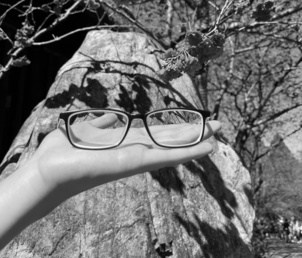
#> input picture hw2/input.jpeg, 302 x 258 px
$ python code.py
#> lines starting #> are read from the running program, lines starting #| are printed output that depends on the picture
import cv2
import numpy as np
from matplotlib import pyplot as plt

d_2 = np.array([
    [0, 128, 32, 160],
    [192, 64, 224, 96],
    [48, 176, 16, 144],
    [240, 112, 208, 80],
])
d_1 = np.array([
    [0, 56],
    [84, 28],
])

# (A)

image = np.array(cv2.imread("input.jpeg", cv2.IMREAD_GRAYSCALE))
#> image is the input picture: shape (258, 302); min 0, max 253, mean 111.9

D = d_2
while D.shape[0] < image.shape[0]:
    D = np.vstack((D, D))
while D.shape[1] < image.shape[1]:
    D = np.hstack((D, D))
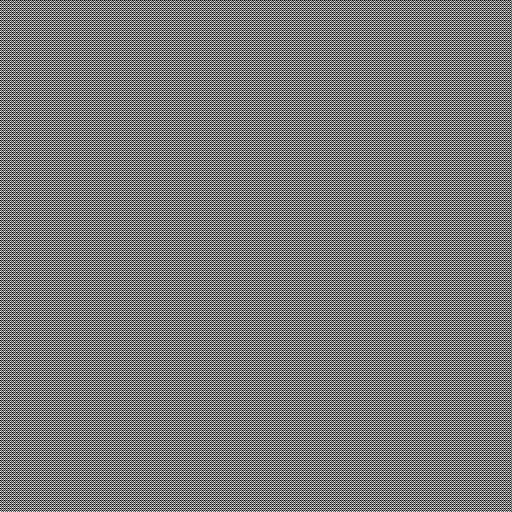
#> D: shape (512, 512) int64; min 0, max 240, mean 120

for i in range(image.shape[0]):
    for j in range(image.shape[1]):
        image[i][j] = 255 if image[i][j] > D[i][j] else 0
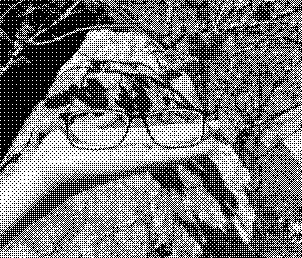
#> image: shape (258, 302); 46.8% white in thin lines or dots

cv2.imwrite('output-a.jpeg', image)

# (B)

image = np.array(cv2.imread("input.jpeg", cv2.IMREAD_GRAYSCALE))

D = d_1
while D.shape[0] < image.shape[0]:
    D = np.vstack((D, D))
while D.shape[1] < image.shape[1]:
    D = np.hstack((D, D))
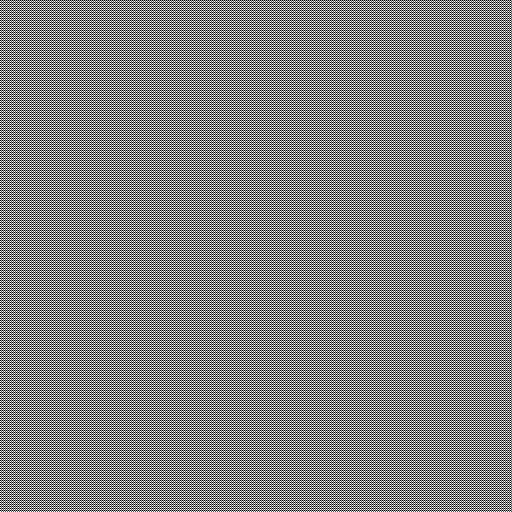
#> D: shape (512, 512) int64; min 0, max 84, mean 42; drawn with min black and max white

arr = []
for i in range(image.shape[0]):
    for j in range(image.shape[1]):
        q = int(image[i][j] / (255 / 3))
        image[i][j] = q + (1 if image[i][j] - 85*q > D[i][j] else 0)
        image[i][j] = image[i][j]/4 * 255
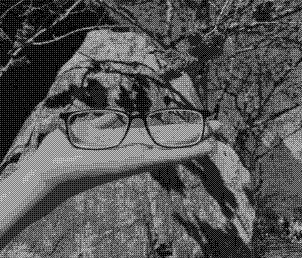
#> image: shape (258, 302); min 0, max 191, mean 84.7

cv2.imwrite('output-b.jpeg', image)
